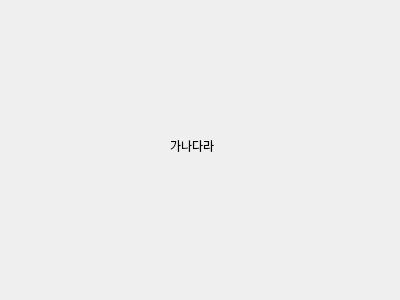
<?xml version="1.0" encoding="UTF-8"?>
<ui version="4.0">
 <class>Dialog</class>
 <widget class="QDialog" name="Dialog">
  <property name="windowModality">
   <enum>Qt::ApplicationModal</enum>
  </property>
  <property name="geometry">
   <rect>
    <x>0</x>
    <y>0</y>
    <width>400</width>
    <height>300</height>
   </rect>
  </property>
  <property name="windowTitle">
   <string>Dialog</string>
  </property>
  <widget class="QLabel" name="label">
   <property name="geometry">
    <rect>
     <x>170</x>
     <y>140</y>
     <width>56</width>
     <height>12</height>
    </rect>
   </property>
   <property name="text">
    <string>가나다라</string>
   </property>
  </widget>
 </widget>
 <resources/>
 <connections/>
</ui>
